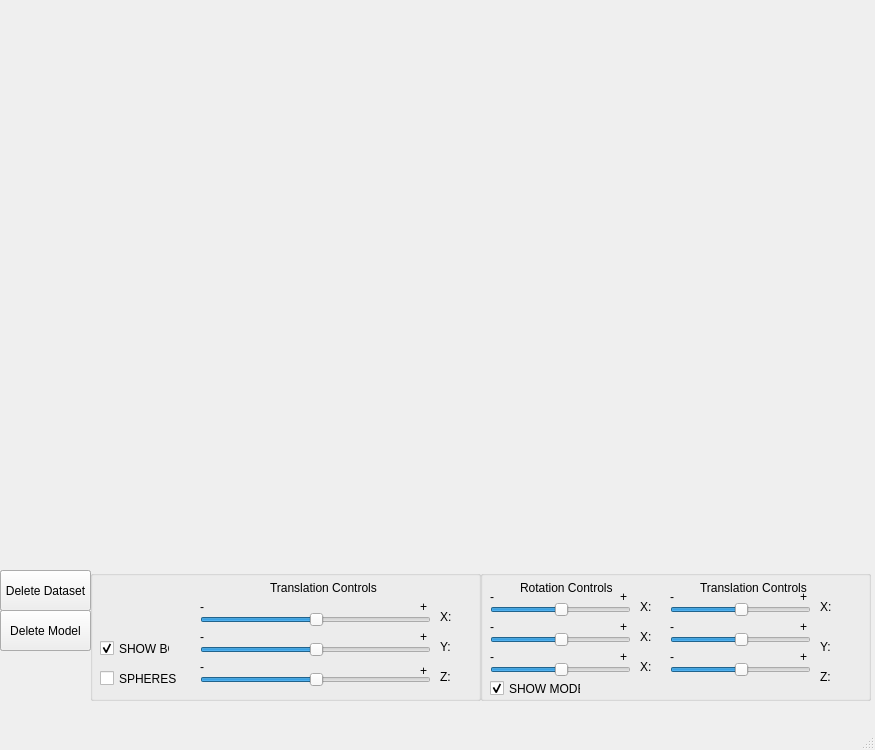
<?xml version="1.0" encoding="UTF-8"?>
<ui version="4.0">
 <class>MainWindow</class>
 <widget class="QMainWindow" name="MainWindow">
  <property name="geometry">
   <rect>
    <x>0</x>
    <y>0</y>
    <width>875</width>
    <height>750</height>
   </rect>
  </property>
  <property name="windowTitle">
   <string>John Deere Tracking and Visualization</string>
  </property>
  <property name="autoFillBackground">
   <bool>false</bool>
  </property>
  <widget class="QWidget" name="centralwidget">
   <widget class="QPushButton" name="LoadButton">
    <property name="geometry">
     <rect>
      <x>0</x>
      <y>570</y>
      <width>91</width>
      <height>41</height>
     </rect>
    </property>
    <property name="toolTip">
     <string>Load the video file to be analyzed</string>
    </property>
    <property name="text">
     <string>Load Dataset</string>
    </property>
   </widget>
   <widget class="MyGLDrawer" name="DisplayWidget" native="true">
    <property name="geometry">
     <rect>
      <x>10</x>
      <y>10</y>
      <width>861</width>
      <height>551</height>
     </rect>
    </property>
    <widget class="ViewerWidget" name="DisplayWidget3D" native="true">
     <property name="geometry">
      <rect>
       <x>0</x>
       <y>0</y>
       <width>861</width>
       <height>551</height>
      </rect>
     </property>
     <property name="toolTip">
      <string>Visualization Screen</string>
     </property>
    </widget>
   </widget>
   <widget class="QPushButton" name="LoadModelButton">
    <property name="geometry">
     <rect>
      <x>0</x>
      <y>610</y>
      <width>91</width>
      <height>41</height>
     </rect>
    </property>
    <property name="text">
     <string>Load Model</string>
    </property>
   </widget>
   <widget class="QGroupBox" name="ModelSetGroup">
    <property name="enabled">
     <bool>true</bool>
    </property>
    <property name="geometry">
     <rect>
      <x>480</x>
      <y>570</y>
      <width>391</width>
      <height>131</height>
     </rect>
    </property>
    <property name="title">
     <string/>
    </property>
    <widget class="QCheckBox" name="showmodelcheckbox">
     <property name="geometry">
      <rect>
       <x>10</x>
       <y>110</y>
       <width>91</width>
       <height>17</height>
      </rect>
     </property>
     <property name="text">
      <string>SHOW MODEL</string>
     </property>
     <property name="checked">
      <bool>true</bool>
     </property>
    </widget>
    <widget class="QLabel" name="label_9">
     <property name="geometry">
      <rect>
       <x>320</x>
       <y>20</y>
       <width>46</width>
       <height>13</height>
      </rect>
     </property>
     <property name="text">
      <string>+</string>
     </property>
    </widget>
    <widget class="QLabel" name="label_10">
     <property name="geometry">
      <rect>
       <x>190</x>
       <y>20</y>
       <width>46</width>
       <height>13</height>
      </rect>
     </property>
     <property name="text">
      <string>-</string>
     </property>
    </widget>
    <widget class="QSlider" name="xmodelslider">
     <property name="geometry">
      <rect>
       <x>190</x>
       <y>30</y>
       <width>141</width>
       <height>20</height>
      </rect>
     </property>
     <property name="autoFillBackground">
      <bool>false</bool>
     </property>
     <property name="styleSheet">
      <string notr="true">color: rgb(255, 0, 0);</string>
     </property>
     <property name="sliderPosition">
      <number>50</number>
     </property>
     <property name="orientation">
      <enum>Qt::Horizontal</enum>
     </property>
    </widget>
    <widget class="QLabel" name="modelxposlabel">
     <property name="geometry">
      <rect>
       <x>340</x>
       <y>30</y>
       <width>46</width>
       <height>13</height>
      </rect>
     </property>
     <property name="text">
      <string>X:</string>
     </property>
    </widget>
    <widget class="QLabel" name="label_11">
     <property name="geometry">
      <rect>
       <x>320</x>
       <y>50</y>
       <width>46</width>
       <height>13</height>
      </rect>
     </property>
     <property name="text">
      <string>+</string>
     </property>
    </widget>
    <widget class="QLabel" name="label_12">
     <property name="geometry">
      <rect>
       <x>190</x>
       <y>50</y>
       <width>46</width>
       <height>13</height>
      </rect>
     </property>
     <property name="text">
      <string>-</string>
     </property>
    </widget>
    <widget class="QSlider" name="ymodelslider">
     <property name="geometry">
      <rect>
       <x>190</x>
       <y>60</y>
       <width>141</width>
       <height>20</height>
      </rect>
     </property>
     <property name="autoFillBackground">
      <bool>false</bool>
     </property>
     <property name="styleSheet">
      <string notr="true">color: rgb(255, 0, 0);</string>
     </property>
     <property name="sliderPosition">
      <number>50</number>
     </property>
     <property name="orientation">
      <enum>Qt::Horizontal</enum>
     </property>
    </widget>
    <widget class="QLabel" name="label_13">
     <property name="geometry">
      <rect>
       <x>220</x>
       <y>10</y>
       <width>111</width>
       <height>16</height>
      </rect>
     </property>
     <property name="text">
      <string>Translation Controls</string>
     </property>
    </widget>
    <widget class="QLabel" name="label_14">
     <property name="geometry">
      <rect>
       <x>190</x>
       <y>80</y>
       <width>46</width>
       <height>13</height>
      </rect>
     </property>
     <property name="text">
      <string>-</string>
     </property>
    </widget>
    <widget class="QSlider" name="zmodelslider">
     <property name="geometry">
      <rect>
       <x>190</x>
       <y>90</y>
       <width>141</width>
       <height>20</height>
      </rect>
     </property>
     <property name="autoFillBackground">
      <bool>false</bool>
     </property>
     <property name="styleSheet">
      <string notr="true">color: rgb(255, 0, 0);</string>
     </property>
     <property name="sliderPosition">
      <number>50</number>
     </property>
     <property name="orientation">
      <enum>Qt::Horizontal</enum>
     </property>
    </widget>
    <widget class="QLabel" name="label_15">
     <property name="geometry">
      <rect>
       <x>320</x>
       <y>80</y>
       <width>46</width>
       <height>13</height>
      </rect>
     </property>
     <property name="text">
      <string>+</string>
     </property>
    </widget>
    <widget class="QLabel" name="modelyposlabel">
     <property name="geometry">
      <rect>
       <x>340</x>
       <y>70</y>
       <width>46</width>
       <height>13</height>
      </rect>
     </property>
     <property name="text">
      <string>Y:</string>
     </property>
    </widget>
    <widget class="QLabel" name="modelzposlabel">
     <property name="geometry">
      <rect>
       <x>340</x>
       <y>100</y>
       <width>46</width>
       <height>13</height>
      </rect>
     </property>
     <property name="text">
      <string>Z:</string>
     </property>
    </widget>
    <widget class="QLabel" name="label_16">
     <property name="geometry">
      <rect>
       <x>10</x>
       <y>20</y>
       <width>46</width>
       <height>13</height>
      </rect>
     </property>
     <property name="text">
      <string>-</string>
     </property>
    </widget>
    <widget class="QLabel" name="modelxrotlabel">
     <property name="geometry">
      <rect>
       <x>160</x>
       <y>30</y>
       <width>46</width>
       <height>13</height>
      </rect>
     </property>
     <property name="text">
      <string>X:</string>
     </property>
    </widget>
    <widget class="QSlider" name="rotxmodelslider">
     <property name="geometry">
      <rect>
       <x>10</x>
       <y>30</y>
       <width>141</width>
       <height>20</height>
      </rect>
     </property>
     <property name="autoFillBackground">
      <bool>false</bool>
     </property>
     <property name="styleSheet">
      <string notr="true">color: rgb(255, 0, 0);</string>
     </property>
     <property name="sliderPosition">
      <number>50</number>
     </property>
     <property name="orientation">
      <enum>Qt::Horizontal</enum>
     </property>
    </widget>
    <widget class="QLabel" name="label_17">
     <property name="geometry">
      <rect>
       <x>140</x>
       <y>20</y>
       <width>46</width>
       <height>13</height>
      </rect>
     </property>
     <property name="text">
      <string>+</string>
     </property>
    </widget>
    <widget class="QLabel" name="label_18">
     <property name="geometry">
      <rect>
       <x>10</x>
       <y>50</y>
       <width>46</width>
       <height>13</height>
      </rect>
     </property>
     <property name="text">
      <string>-</string>
     </property>
    </widget>
    <widget class="QLabel" name="modelyrotlabel">
     <property name="geometry">
      <rect>
       <x>160</x>
       <y>60</y>
       <width>46</width>
       <height>13</height>
      </rect>
     </property>
     <property name="text">
      <string>X:</string>
     </property>
    </widget>
    <widget class="QSlider" name="rotymodelslider">
     <property name="geometry">
      <rect>
       <x>10</x>
       <y>60</y>
       <width>141</width>
       <height>20</height>
      </rect>
     </property>
     <property name="autoFillBackground">
      <bool>false</bool>
     </property>
     <property name="styleSheet">
      <string notr="true">color: rgb(255, 0, 0);</string>
     </property>
     <property name="sliderPosition">
      <number>50</number>
     </property>
     <property name="orientation">
      <enum>Qt::Horizontal</enum>
     </property>
    </widget>
    <widget class="QLabel" name="label_19">
     <property name="geometry">
      <rect>
       <x>140</x>
       <y>50</y>
       <width>46</width>
       <height>13</height>
      </rect>
     </property>
     <property name="text">
      <string>+</string>
     </property>
    </widget>
    <widget class="QLabel" name="label_20">
     <property name="geometry">
      <rect>
       <x>10</x>
       <y>80</y>
       <width>46</width>
       <height>13</height>
      </rect>
     </property>
     <property name="text">
      <string>-</string>
     </property>
    </widget>
    <widget class="QLabel" name="modelzrotlabel">
     <property name="geometry">
      <rect>
       <x>160</x>
       <y>90</y>
       <width>46</width>
       <height>13</height>
      </rect>
     </property>
     <property name="text">
      <string>X:</string>
     </property>
    </widget>
    <widget class="QSlider" name="rotzmodelslider">
     <property name="geometry">
      <rect>
       <x>10</x>
       <y>90</y>
       <width>141</width>
       <height>20</height>
      </rect>
     </property>
     <property name="autoFillBackground">
      <bool>false</bool>
     </property>
     <property name="styleSheet">
      <string notr="true">color: rgb(255, 0, 0);</string>
     </property>
     <property name="sliderPosition">
      <number>50</number>
     </property>
     <property name="orientation">
      <enum>Qt::Horizontal</enum>
     </property>
    </widget>
    <widget class="QLabel" name="label_21">
     <property name="geometry">
      <rect>
       <x>140</x>
       <y>80</y>
       <width>46</width>
       <height>13</height>
      </rect>
     </property>
     <property name="text">
      <string>+</string>
     </property>
    </widget>
    <widget class="QLabel" name="label_22">
     <property name="geometry">
      <rect>
       <x>40</x>
       <y>10</y>
       <width>111</width>
       <height>16</height>
      </rect>
     </property>
     <property name="text">
      <string>Rotation Controls</string>
     </property>
    </widget>
   </widget>
   <widget class="QGroupBox" name="DataSetGroup">
    <property name="enabled">
     <bool>true</bool>
    </property>
    <property name="geometry">
     <rect>
      <x>90</x>
      <y>570</y>
      <width>391</width>
      <height>131</height>
     </rect>
    </property>
    <property name="title">
     <string/>
    </property>
    <widget class="QCheckBox" name="showspherecbox">
     <property name="geometry">
      <rect>
       <x>10</x>
       <y>100</y>
       <width>91</width>
       <height>17</height>
      </rect>
     </property>
     <property name="text">
      <string>SPHERES</string>
     </property>
    </widget>
    <widget class="QCheckBox" name="bgcheckbox">
     <property name="geometry">
      <rect>
       <x>10</x>
       <y>70</y>
       <width>70</width>
       <height>17</height>
      </rect>
     </property>
     <property name="text">
      <string>SHOW BG</string>
     </property>
     <property name="checked">
      <bool>true</bool>
     </property>
    </widget>
    <widget class="QSlider" name="xdataslider">
     <property name="geometry">
      <rect>
       <x>110</x>
       <y>40</y>
       <width>231</width>
       <height>19</height>
      </rect>
     </property>
     <property name="autoFillBackground">
      <bool>false</bool>
     </property>
     <property name="styleSheet">
      <string notr="true">color: rgb(255, 0, 0);</string>
     </property>
     <property name="sliderPosition">
      <number>50</number>
     </property>
     <property name="orientation">
      <enum>Qt::Horizontal</enum>
     </property>
    </widget>
    <widget class="QSlider" name="ydataslider">
     <property name="geometry">
      <rect>
       <x>110</x>
       <y>70</y>
       <width>231</width>
       <height>19</height>
      </rect>
     </property>
     <property name="sliderPosition">
      <number>50</number>
     </property>
     <property name="orientation">
      <enum>Qt::Horizontal</enum>
     </property>
    </widget>
    <widget class="QSlider" name="zdataslider">
     <property name="geometry">
      <rect>
       <x>110</x>
       <y>100</y>
       <width>231</width>
       <height>19</height>
      </rect>
     </property>
     <property name="sliderPosition">
      <number>50</number>
     </property>
     <property name="orientation">
      <enum>Qt::Horizontal</enum>
     </property>
    </widget>
    <widget class="QLabel" name="label_2">
     <property name="geometry">
      <rect>
       <x>110</x>
       <y>30</y>
       <width>46</width>
       <height>13</height>
      </rect>
     </property>
     <property name="text">
      <string>-</string>
     </property>
    </widget>
    <widget class="QLabel" name="label_3">
     <property name="geometry">
      <rect>
       <x>330</x>
       <y>30</y>
       <width>46</width>
       <height>13</height>
      </rect>
     </property>
     <property name="text">
      <string>+</string>
     </property>
    </widget>
    <widget class="QLabel" name="label_4">
     <property name="geometry">
      <rect>
       <x>110</x>
       <y>60</y>
       <width>46</width>
       <height>13</height>
      </rect>
     </property>
     <property name="text">
      <string>-</string>
     </property>
    </widget>
    <widget class="QLabel" name="label_5">
     <property name="geometry">
      <rect>
       <x>110</x>
       <y>90</y>
       <width>46</width>
       <height>13</height>
      </rect>
     </property>
     <property name="text">
      <string>-</string>
     </property>
    </widget>
    <widget class="QLabel" name="label_6">
     <property name="geometry">
      <rect>
       <x>330</x>
       <y>60</y>
       <width>46</width>
       <height>13</height>
      </rect>
     </property>
     <property name="text">
      <string>+</string>
     </property>
    </widget>
    <widget class="QLabel" name="label_7">
     <property name="geometry">
      <rect>
       <x>330</x>
       <y>90</y>
       <width>20</width>
       <height>21</height>
      </rect>
     </property>
     <property name="text">
      <string>+</string>
     </property>
    </widget>
    <widget class="QLabel" name="label_8">
     <property name="geometry">
      <rect>
       <x>180</x>
       <y>10</y>
       <width>111</width>
       <height>16</height>
      </rect>
     </property>
     <property name="text">
      <string>Translation Controls</string>
     </property>
    </widget>
    <widget class="QLabel" name="dataxposlabel">
     <property name="geometry">
      <rect>
       <x>350</x>
       <y>40</y>
       <width>46</width>
       <height>13</height>
      </rect>
     </property>
     <property name="text">
      <string>X:</string>
     </property>
    </widget>
    <widget class="QLabel" name="datayposlabel">
     <property name="geometry">
      <rect>
       <x>350</x>
       <y>70</y>
       <width>46</width>
       <height>13</height>
      </rect>
     </property>
     <property name="text">
      <string>Y:</string>
     </property>
    </widget>
    <widget class="QLabel" name="datazposlabel">
     <property name="geometry">
      <rect>
       <x>350</x>
       <y>100</y>
       <width>46</width>
       <height>13</height>
      </rect>
     </property>
     <property name="text">
      <string>Z:</string>
     </property>
    </widget>
   </widget>
   <widget class="QPushButton" name="loadnewbutton">
    <property name="geometry">
     <rect>
      <x>0</x>
      <y>570</y>
      <width>91</width>
      <height>41</height>
     </rect>
    </property>
    <property name="text">
     <string>Delete Dataset</string>
    </property>
   </widget>
   <widget class="QPushButton" name="loadnewmodelbutton">
    <property name="geometry">
     <rect>
      <x>0</x>
      <y>610</y>
      <width>91</width>
      <height>41</height>
     </rect>
    </property>
    <property name="text">
     <string>Delete Model</string>
    </property>
   </widget>
  </widget>
  <widget class="QMenuBar" name="menubar">
   <property name="geometry">
    <rect>
     <x>0</x>
     <y>0</y>
     <width>875</width>
     <height>21</height>
    </rect>
   </property>
  </widget>
  <widget class="QStatusBar" name="statusbar"/>
 </widget>
 <customwidgets>
  <customwidget>
   <class>MyGLDrawer</class>
   <extends>QWidget</extends>
   <header>mainwindow.h</header>
   <container>1</container>
  </customwidget>
  <customwidget>
   <class>ViewerWidget</class>
   <extends>QWidget</extends>
   <header>OSGQTWidget.h</header>
   <container>1</container>
  </customwidget>
 </customwidgets>
 <resources/>
 <connections/>
</ui>
